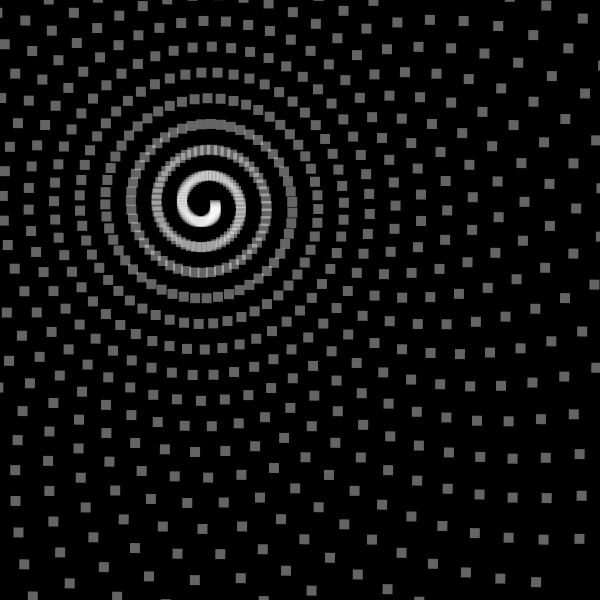
Frame 1 (no input)
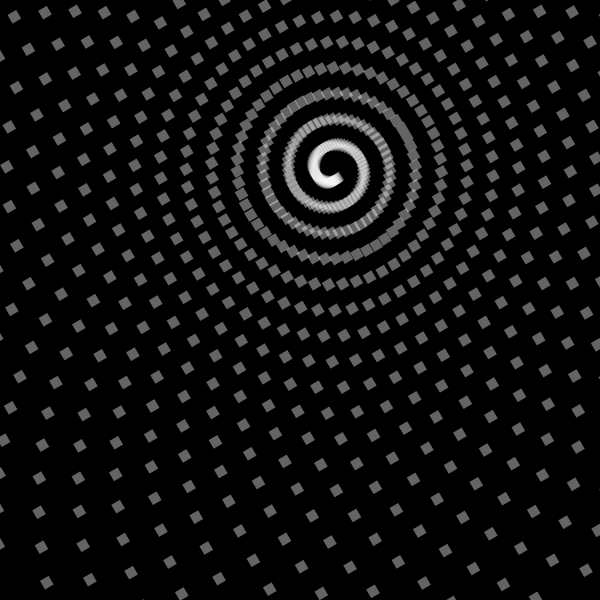
Frame 60 (the mouse pressed at the canvas centre just before this capture)
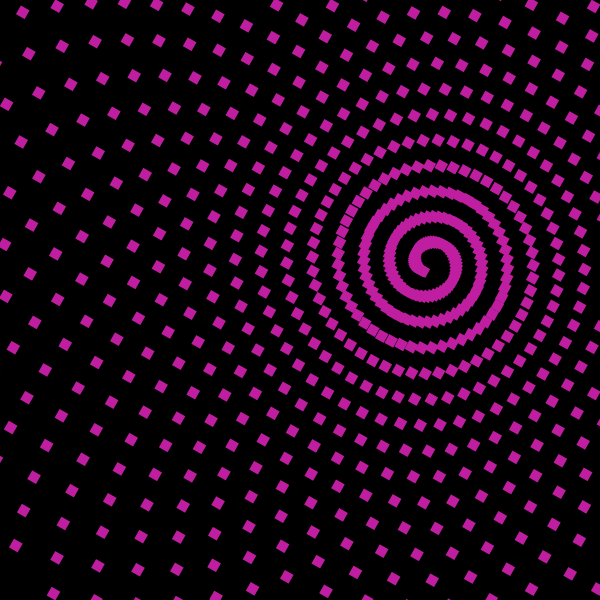
Frame 120 (the mouse held since frame 60 and released just before this capture)

The Processing sketch that drew these frames (run headless with seeded random() and noise(); from frame 60 on, the mouse is pressed at the canvas centre):

// Processing sketch: processing_95486
// ── processing_95486.pde

//Samyukta Madhu
//Creative Computing
//8th April, 2013
//Spiral Universe


int numberObjects = 1000;
float degrees = 7200/numberObjects;
float offset = 0;
float distance = 10;
float rotation = 0;
void setup() {
  size(600, 600);
  noStroke();
}
void draw () {
  background(0);
  smooth();
  
  distance = 10;
  fill(255,100);
if(mousePressed==true){
      fill(random(0,255),random(0,255),random(0,255));

    }

  for ( int i = 0; i<numberObjects; i++) {
    float xOff = cos(radians(degrees*i+offset))*distance;
    float yOff = sin(radians(degrees*i+offset))*distance;
    pushMatrix();

  translate(300, 300);//defines new 'zero' coordinate
  rotate(radians(rotation));
  rect(-100 + xOff, -100 + yOff, 10, 10);
  rotation += .001;
  popMatrix();
    distance+=.5;
  }
  offset += .05;
}
